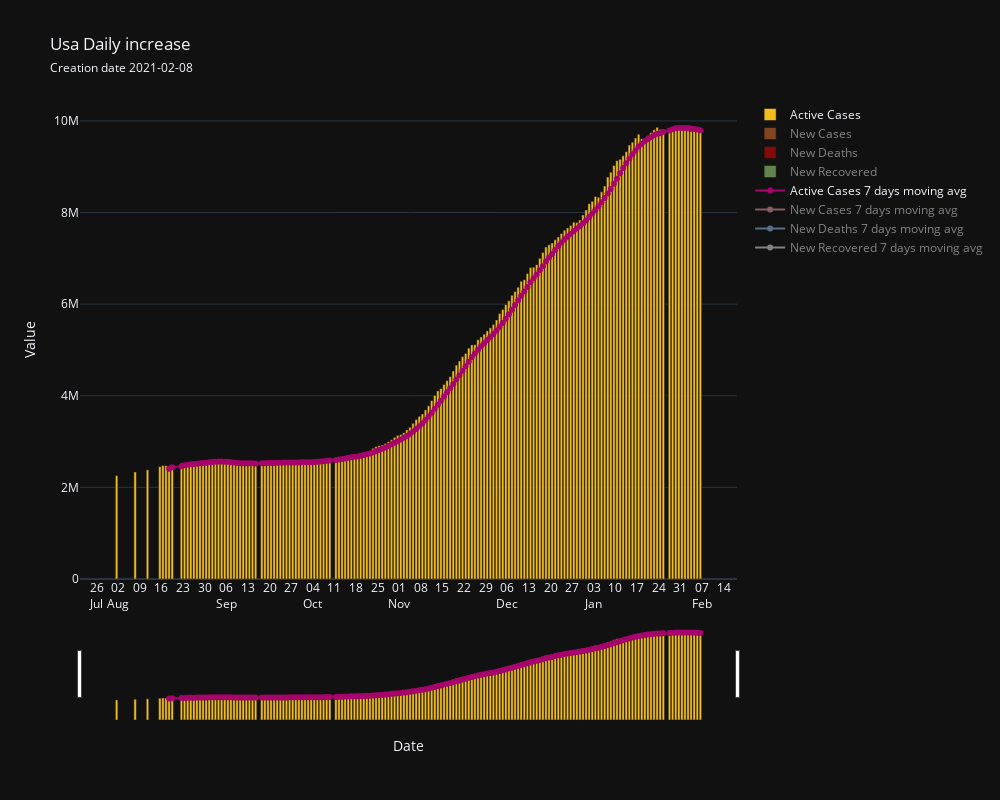

The notebook cell this image was saved under:
### Markdown cell above
#### Daily increases in deaths, recoveries, active cases,new cases.

### Code cell
country.daily_increase3(save = True)

### Figure 1 — Plotly figure (JSON) as saved in the notebook; plotly's stock layout.template omitted (floating-point values rounded to 4 significant figures; data arrays with more than 128 entries replaced by an {"elided": "..."} marker saying what was removed)
{"data": [{"hovertemplate": "Date: %{x} <br>Active Cases: %{y}", "marker": {"color": "#F2BD1D"}, "name": "Active Cases", "type": "bar", "x": {"elided": "174 str values"}, "y": {"elided": "174 int values"}}, {"hovertemplate": "Date: %{x} <br>New Cases: %{y}", "marker": {"color": "#F27830"}, "name": "New Cases", "type": "bar", "visible": "legendonly", "x": {"elided": "174 str values"}, "y": {"elided": "174 float values"}}, {"hovertemplate": "Date: %{x} <br>New Deaths: %{y}", "marker": {"color": "#F20505"}, "name": "New Deaths", "type": "bar", "visible": "legendonly", "x": {"elided": "174 str values"}, "y": {"elided": "174 float values"}}, {"hovertemplate": "Date: %{x} <br>New Recovered: %{y}", "marker": {"color": "#B5F88F"}, "name": "New Recovered", "type": "bar", "visible": "legendonly", "x": {"elided": "174 str values"}, "y": {"elided": "174 float values"}}, {"hovertemplate": "Date: %{x} <br>Active Cases SMA: %{y}", "line": {"color": "#A6036D"}, "mode": "lines+markers", "name": "Active Cases 7 days moving avg", "type": "scatter", "x": {"elided": "174 str values"}, "y": {"elided": "174 float values"}}, {"hovertemplate": "Date: %{x} <br>New Cases SMA: %{y}", "line": {"color": "#FBA9B4"}, "mode": "lines+markers", "name": "New Cases 7 days moving avg", "type": "scatter", "visible": "legendonly", "x": {"elided": "174 str values"}, "y": {"elided": "174 float values"}}, {"hovertemplate": "Date: %{x} <br>New Deaths SMA: %{y}", "line": {"color": "#9FCEF6"}, "mode": "lines+markers", "name": "New Deaths 7 days moving avg", "type": "scatter", "visible": "legendonly", "x": {"elided": "174 str values"}, "y": {"elided": "174 float values"}}, {"hovertemplate": "Date: %{x} <br>New Recovered SMA: %{y}", "line": {"color": "#F4F2F7"}, "mode": "lines+markers", "name": "New Recovered 7 days moving avg", "type": "scatter", "visible": "legendonly", "x": {"elided": "174 str values"}, "y": {"elided": "174 float values"}}], "layout": {"autosize": false, "barmode": "overlay", "height": 800, "title": {"text": "Usa Daily increase<br><span style='font-size:12px;'>Creation date 2021-02-08</span>"}, "width": 1000, "xaxis": {"dtick": 604800000.0, "rangeslider": {"visible": true}, "tick0": "2020-08-02T00:00:00", "tickangle": 0, "tickformat": "%d\n%b", "ticklabelmode": "period", "title": {"text": "Date"}, "type": "date"}, "yaxis": {"title": {"text": "Value"}}}}
